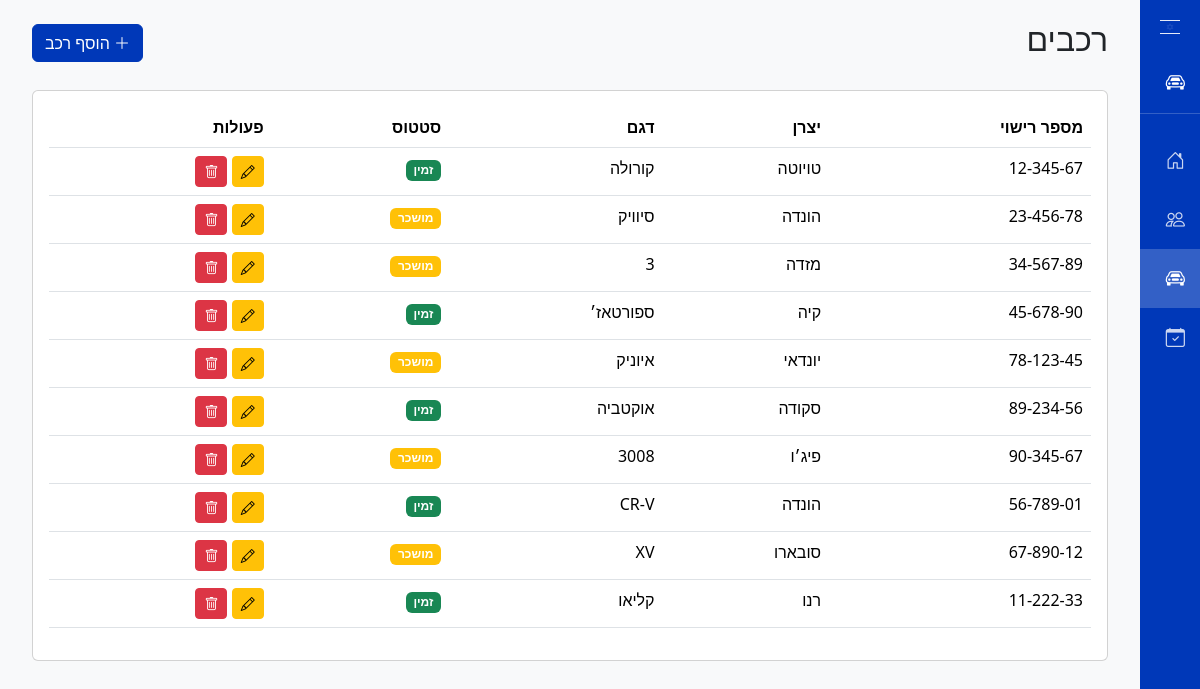
Before: /vehicles with the older database file.
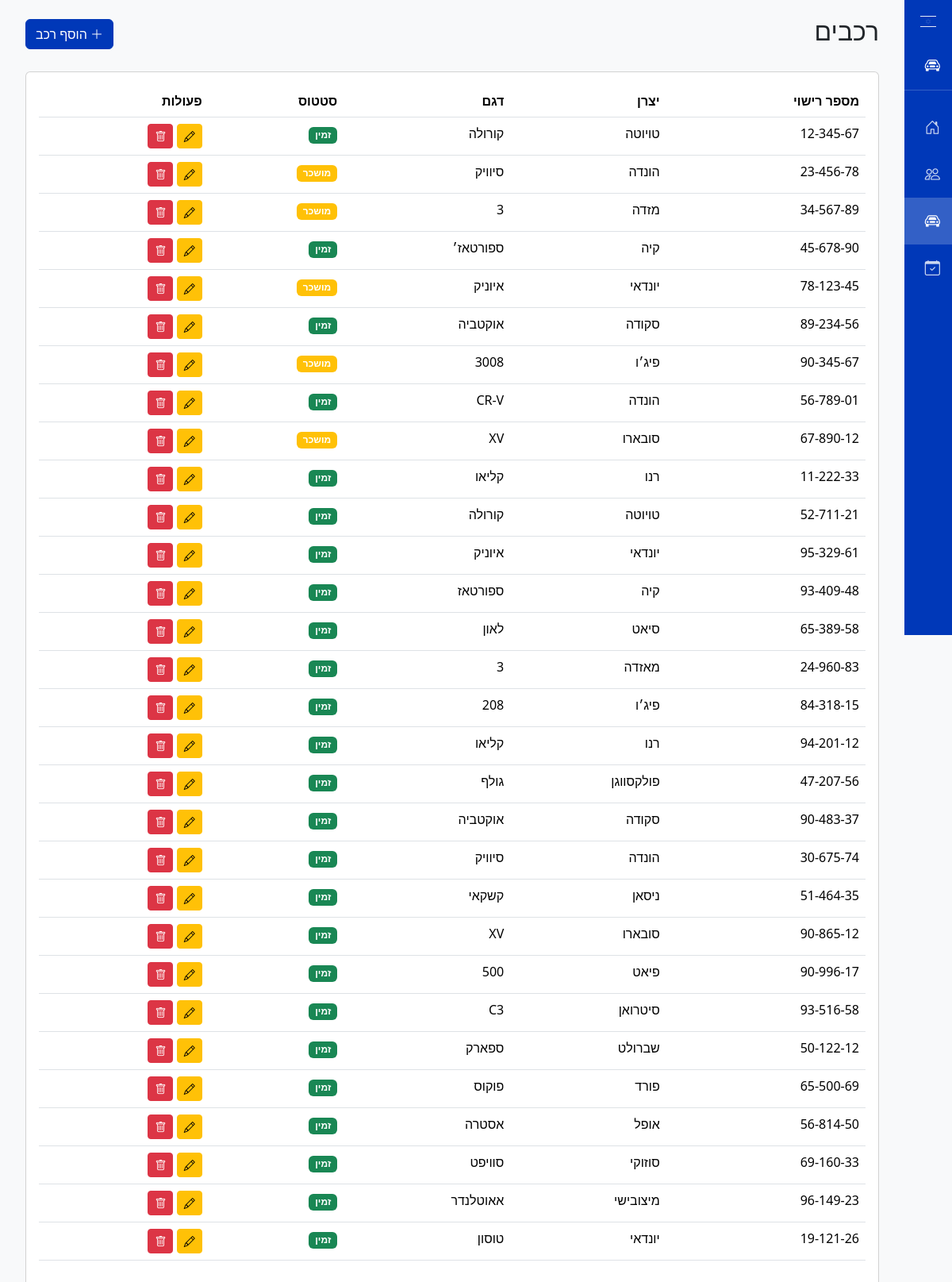
After: the same page with the newer database file.
### tables this page shows
CREATE TABLE Vehicle (
            licensePlate TEXT PRIMARY KEY,
            brand TEXT,
            model TEXT,
            status TEXT DEFAULT 'available'
        , year INTEGER);

### app.py (the view)
@app.route('/vehicles')
def vehicles():
    vehicles_list = get_vehicles()
    return render_template('vehicles.html', vehicles=vehicles_list)

### app.py (called while the page is built)
def get_vehicles():
    conn = sqlite3.connect("rental_system.db")
    c = conn.cursor()
    c.execute("SELECT licensePlate, brand, model, status FROM Vehicle")
    vehicles = c.fetchall()
    conn.close()
    return vehicles

### templates/vehicles.html (shortened to what this page needs)
{% extends "layout.html" %}
{% block content %}
<div class="row mb-4">
    <div class="col-12">
        <div class="d-flex justify-content-between align-items-center">
            <h2>רכבים</h2>
            <button type="button" class="btn btn-primary" data-bs-toggle="modal" data-bs-target="#addVehicleModal">
                <i class="bi bi-plus-lg"></i> הוסף רכב
            </button>
        </div>
    </div>
</div>
<div class="row">
    <div class="col-12">
        <div class="card">
            <div class="card-body">
                <div class="table-responsive">
                    <table class="table">
                        <thead>
                            <tr>
                                <th>מספר רישוי</th>
                                <th>יצרן</th>
                                <th>דגם</th>
                                <th>סטטוס</th>
                                <th>פעולות</th>
                            </tr>
                        </thead>
                        <tbody>
                            {% for vehicle in vehicles %}
                            <tr>
                                <td>{{ vehicle[0] }}</td>
                                <td>{{ vehicle[1] }}</td>
                                <td>{{ vehicle[2] }}</td>
                                <td>
                                    <span class="badge {% if vehicle[3] == 'available' %}bg-success{% else %}bg-warning{% endif %}">
                                        {{ 'זמין' if vehicle[3] == 'available' else 'מושכר' }}
                                    </span>
                                </td>
                                <td>
                                    <button class="btn btn-sm btn-warning" onclick="editVehicle('{{ vehicle[0] }}')">
                                        <i class="bi bi-pencil"></i>
                                    </button>
                                    <form action="{{ url_for('delete_vehicle') }}" method="POST" style="display: inline;">
                                        <button type="submit" class="btn btn-sm btn-danger" onclick="return confirm('האם אתה בטוח שברצונך למחוק רכב זה?')">
                                            <i class="bi bi-trash"></i>
                                        </button>
                                    </form>
                                </td>
                            </tr>
                            {% endfor %}
                        </tbody>
                    </table>
                </div>
            </div>
        </div>
    </div>
</div>
{% endblock %}

Changed rows visible on the page:
added Vehicle: licensePlate "52-711-21", brand "טויוטה", model "קורולה", status "זמין"
added Vehicle: licensePlate "95-329-61", brand "יונדאי", model "איוניק", status "זמין"
added Vehicle: licensePlate "93-409-48", brand "קיה", model "ספורטאז", status "זמין"
added Vehicle: licensePlate "65-389-58", brand "סיאט", model "לאון", status "זמין"
added Vehicle: licensePlate "24-960-83", brand "מאזדה", model "3", status "זמין"
added Vehicle: licensePlate "84-318-15", brand "פיג׳ו", model "208", status "זמין"
added Vehicle: licensePlate "94-201-12", brand "רנו", model "קליאו", status "זמין"
added Vehicle: licensePlate "47-207-56", brand "פולקסווגן", model "גולף", status "זמין"
added Vehicle: licensePlate "90-483-37", brand "סקודה", model "אוקטביה", status "זמין"
added Vehicle: licensePlate "30-675-74", brand "הונדה", model "סיוויק", status "זמין"
added Vehicle: licensePlate "51-464-35", brand "ניסאן", model "קשקאי", status "זמין"
added Vehicle: licensePlate "90-865-12", brand "סובארו", model "XV", status "זמין"
added Vehicle: licensePlate "90-996-17", brand "פיאט", model "500", status "זמין"
added Vehicle: licensePlate "93-516-58", brand "סיטרואן", model "C3", status "זמין"
added Vehicle: licensePlate "50-122-12", brand "שברולט", model "ספארק", status "זמין"
added Vehicle: licensePlate "65-500-69", brand "פורד", model "פוקוס", status "זמין"
added Vehicle: licensePlate "56-814-50", brand "אופל", model "אסטרה", status "זמין"
added Vehicle: licensePlate "69-160-33", brand "סוזוקי", model "סוויפט", status "זמין"
added Vehicle: licensePlate "96-149-23", brand "מיצובישי", model "אאוטלנדר", status "זמין"
added Vehicle: licensePlate "19-121-26", brand "יונדאי", model "טוסון", status "זמין"
